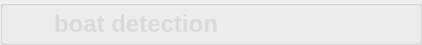
        <widget class="QGroupBox" name="groupBox">
         <property name="minimumSize">
          <size>
           <width>0</width>
           <height>45</height>
          </size>
         </property>
         <property name="maximumSize">
          <size>
           <width>16777215</width>
           <height>45</height>
          </size>
         </property>
         <property name="styleSheet">
          <string notr="true">#groupBox{
background-color: rgba(75, 75, 75, 200);
border: 0px solid #42adff;
border-left: 0px solid rgba(29, 83, 185, 255);
border-right: 0px solid rgba(29, 83, 185, 255);
border-bottom: 1px solid rgba(200, 200, 200,100);
;
border-radius:0px;}</string>
         </property>
         <property name="title">
          <string/>
         </property>
         <layout class="QHBoxLayout" name="horizontalLayout">
          <property name="spacing">
           <number>0</number>
          </property>
          <property name="topMargin">
           <number>0</number>
          </property>
          <property name="bottomMargin">
           <number>0</number>
          </property>
          <item>
           <widget class="QLabel" name="label_7">
            <property name="minimumSize">
             <size>
              <width>40</width>
              <height>40</height>
             </size>
            </property>
            <property name="maximumSize">
             <size>
              <width>40</width>
              <height>40</height>
             </size>
            </property>
            <property name="styleSheet">
             <string notr="true">image:url(:/img/icon/图片1.png);</string>
            </property>
            <property name="text">
             <string/>
            </property>
           </widget>
          </item>
          <item>
           <widget class="QLabel" name="label_4">
            <property name="styleSheet">
             <string notr="true">QLabel
{
	font-size: 24px;
	font-family: &quot;Microsoft YaHei&quot;;
	font-weight: bold;
 		border-radius:9px;
		background:rgba(66, 195, 255, 0);
color: rgb(218, 218, 218);
}
</string>
            </property>
            <property name="text">
             <string>boat detection</string>
            </property>
           </widget>
          </item>
          <item>
           <spacer name="horizontalSpacer">
            <property name="orientation">
             <enum>Qt::Horizontal</enum>
            </property>
            <property name="sizeHint" stdset="0">
             <size>
              <width>40</width>
              <height>20</height>
             </size>
            </property>
           </spacer>
          </item>
          <item>
           <layout class="QHBoxLayout" name="horizontalLayout_5">
            <property name="spacing">
             <number>0</number>
            </property>
            <item>
             <widget class="QPushButton" name="minButton">
              <property name="minimumSize">
               <size>
                <width>50</width>
                <height>28</height>
               </size>
              </property>
              <property name="maximumSize">
               <size>
                <width>50</width>
                <height>28</height>
               </size>
              </property>
              <property name="styleSheet">
               <string notr="true">QPushButton {
border-style: solid;
border-width: 0px;
border-radius: 0px;
background-color: rgba(223, 223, 223, 0);}
QPushButton::focus{outline: none;}
QPushButton::hover {
border-style: solid;
border-width: 0px;
border-radius: 0px;
background-color: rgba(223, 223, 223, 150);}</string>
              </property>
              <property name="text">
               <string/>
              </property>
              <property name="icon">
               <iconset resource="../apprcc.qrc">
                <normaloff>:/img/icon/最小化.png</normaloff>:/img/icon/最小化.png</iconset>
              </property>
             </widget>
            </item>
            <item>
             <widget class="QPushButton" name="maxButton">
              <property name="minimumSize">
               <size>
                <width>50</width>
                <height>28</height>
               </size>
              </property>
              <property name="maximumSize">
               <size>
                <width>50</width>
                <height>28</height>
               </size>
              </property>
              <property name="styleSheet">
               <string notr="true">QPushButton {
border-style: solid;
border-width: 0px;
border-radius: 0px;
background-color: rgba(223, 223, 223, 0);}
QPushButton::focus{outline: none;}
QPushButton::hover {
border-style: solid;
border-width: 0px;
border-radius: 0px;
background-color: rgba(223, 223, 223, 150);}</string>
              </property>
              <property name="text">
               <string/>
              </property>
              <property name="icon">
               <iconset resource="../apprcc.qrc">
                <normaloff>:/img/icon/正方形.png</normaloff>
                <activeon>:/img/icon/还原.png</activeon>
                <selectedon>:/img/icon/还原.png</selectedon>:/img/icon/正方形.png</iconset>
              </property>
              <property name="checkable">
               <bool>true</bool>
              </property>
             </widget>
            </item>
            <item>
             <widget class="QPushButton" name="closeButton">
              <property name="minimumSize">
               <size>
                <width>50</width>
                <height>28</height>
               </size>
              </property>
              <property name="maximumSize">
               <size>
                <width>50</width>
                <height>28</height>
               </size>
              </property>
              <property name="styleSheet">
               <string notr="true">QPushButton {
border-style: solid;
border-width: 0px;
border-radius: 0px;
background-color: rgba(223, 223, 223, 0);}
QPushButton::focus{outline: none;}
QPushButton::hover {
border-style: solid;
border-width: 0px;
border-radius: 0px;
background-color: rgba(223, 223, 223, 150);}</string>
              </property>
              <property name="text">
               <string/>
              </property>
              <property name="icon">
               <iconset resource="../apprcc.qrc">
                <normaloff>:/img/icon/关闭.png</normaloff>:/img/icon/关闭.png</iconset>
              </property>
             </widget>
            </item>
           </layout>
          </item>
         </layout>
        </widget>
